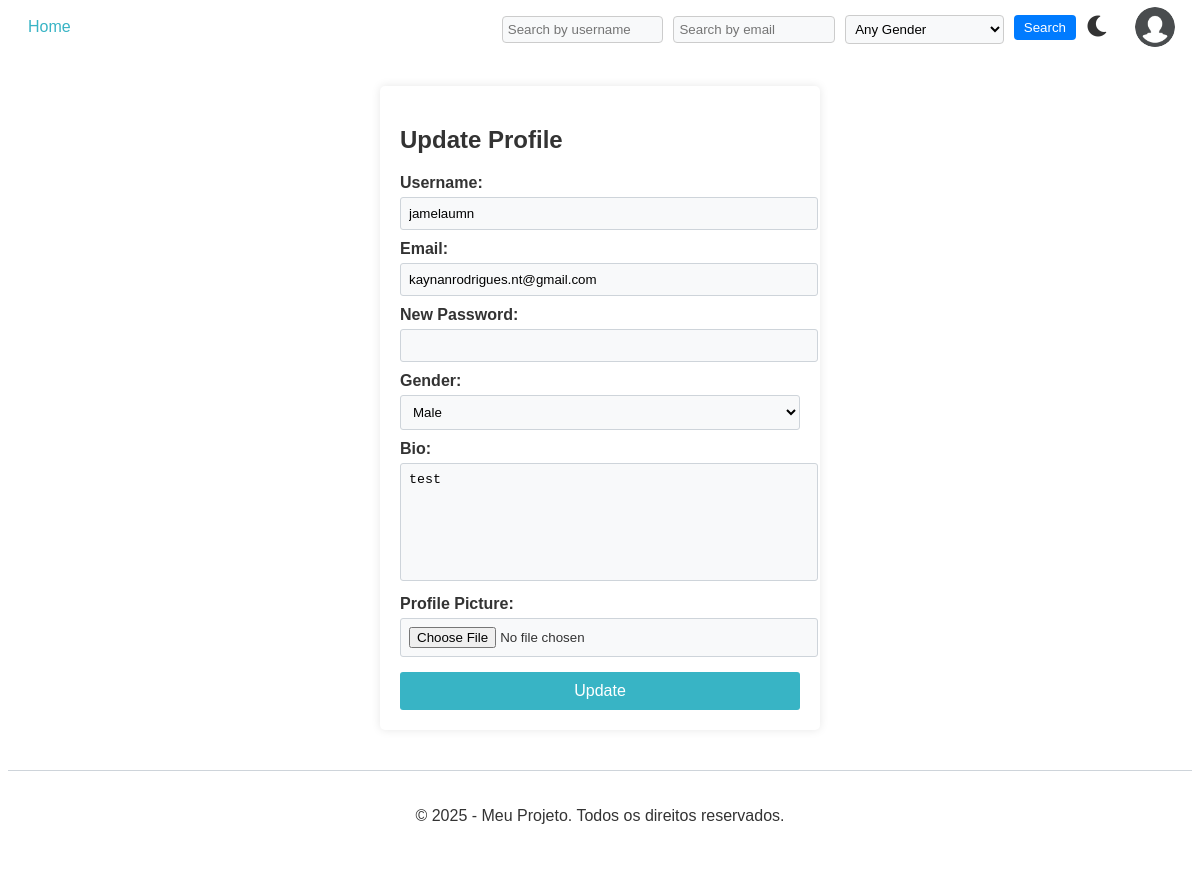
The page /account/update/ (signed in) on the database its author committed.
### account/models.py (models this page shows, shortened)
class CustomUser(AbstractUser):
    GENDER_CHOICES = [
        ('M', 'Masculino'),
        ('F', 'Feminino'),
        ('O', 'Outro'),
    ]
    birth_date = models.DateField(null=True, blank=True, verbose_name="birthDay")
    profile_picture = models.ImageField(
        upload_to='profile_pics/',
        blank=True,
        null=True,
        default='profile_pics/default-avatar.png',
        verbose_name="Profile Picture"
    )
    bio = models.TextField(max_length=500, blank=True, verbose_name="Biografy")
    gender = models.CharField(max_length=1, choices=GENDER_CHOICES, null=True, blank=True, verbose_name="Sex")
    modified_at = models.DateTimeField(auto_now=True, verbose_name="Modification Data")
    groups = models.ManyToManyField(Group, related_name="custom_user_groups", blank=True)
    user_permissions = models.ManyToManyField(Permission, related_name="custom_user_permissions", blank=True)

### account/views.py (the view, shortened to what this page needs)
# urls.py: path('update/', views.update_user, name='update'),
@login_required
@require_http_methods(["GET", "POST"])
def update_user(request):
    if request.method == 'GET':
        return render(request, 'account/update.html')

### templates/account/update.html (shortened to what this page needs)
{% extends 'base.html' %}
{% block main %}
<div class="form-container">
    <h2>Update Profile</h2>
    <form method="POST" enctype="multipart/form-data" action="{% url 'account:update' %}">
        <label for="username">Username:</label>
        <input type="text" id="username" name="username" value="{{ user.username }}" required>
        <label for="email">Email:</label>
        <input type="email" id="email" name="email" value="{{ user.email }}" required>
        <label for="password">New Password:</label>
        <input type="password" id="password" name="password">
        <label for="gender">Gender:</label>
        <select id="gender" name="gender">
            <option value="M" {% if user.gender == 'M' %}selected{% endif %}>Male</option>
        </select>
        <label for="bio">Bio:</label>
        <textarea id="bio" name="bio" maxlength="500">{{ user.bio }}</textarea>
        <label for="profile_picture">Profile Picture:</label>
        <input type="file" id="profile_picture" name="profile_picture">
        <button class="form-button" type="submit">Update</button>
    </form>
</div>
{% endblock %}

### templates/partials/_header.html (shortened to what this page needs)
{% load static %}
<link rel="stylesheet" href="{% static 'css/navbar.css' %}">
<header>
    <nav>
        <ul class="nav-links">
            <li><a href="{% url 'home' %}">Home</a></li>
        </ul>
        <div class="header-right">
            <form class="search-form" action="{% url 'account:filter_users' %}" method="get">
                <input type="text" name="username" placeholder="Search by username">
                <input type="text" name="email" placeholder="Search by email">
                <select name="gender">
                    <option value="">Any Gender</option>
                </select>
                <button type="submit">Search</button>
            </form>
            <button class="toggle-theme" onclick="toggleDarkMode()">
                <i class="fas fa-moon" id="moon-icon"></i>
            </button>
            {% if request.user.is_authenticated %}
                <div class="user-menu">
                    <button class="user-icon" onclick="toggleUserMenu()">
                        {% if request.user.profile_picture and request.user.profile_picture.url %}
                            <img src="{{ request.user.profile_picture.url }}" alt="User Avatar" class="user-avatar">
                        {% else %}
                            <img src="{% static 'profile_pics/default-avatar.png' %}" alt="User Avatar" class="user-avatar">
                        {% endif %}
                    </button>
                </div>
            {% endif %}
        </div>
    </nav>
</header>

### static/css/main.css (style rules this page uses)
:root { --background-light: #ffffff; --text-light: #333333; --background-dark: #1e1e1e; --text-dark: #ffffff; --primary-color: #38b4c5; --secondary-color: #6c757d; --error-color: #dc3545; --input-bg-light: #f8f9fa; --input-bg-dark: #333333; --input-border-light: #ced4da; --input-border-dark: #555555; }
body { background-color: var(--background-light); color: var(--text-light); font-family: Arial, sans-serif; transition: background-color 0.3s, color 0.3s; }
.search-form { display: flex; align-items: center; gap: 10px; }
.search-form input, .search-form select { padding: 5px; border: 1px solid #ccc; border-radius: 4px; }
.search-form button { padding: 5px 10px; background-color: #007bff; color: white; border: none; border-radius: 4px; cursor: pointer; }

### static/css/user-form.css (style rules this page uses)
.form-container { max-width: 400px; margin: 40px auto; padding: 20px; border-radius: 5px; background-color: var(--background-light); box-shadow: 0 0 10px rgba(0, 0, 0, 0.1); transition: background-color 0.3s; }
label { display: block; font-weight: bold; margin-top: 10px; }
input, select, textarea { width: 100%; padding: 8px; margin-top: 5px; border-radius: 3px; border: 1px solid var(--input-border-light); background-color: var(--input-bg-light); transition: background-color 0.3s, border 0.3s; }
textarea { resize: none; height: 100px; }
.form-button { background-color: var(--primary-color); color: white; padding: 10px; border: none; cursor: pointer; margin-top: 15px; width: 100%; border-radius: 3px; font-size: 1em; }

### static/css/navbar.css (style rules this page uses)
header { display: flex; justify-content: space-between; align-items: center; padding: 10px 20px; background-color: var(--background-light); transition: background-color 0.3s; }
nav { display: flex; justify-content: space-between; width: 100%; align-items: center; }
.nav-links { display: flex; gap: 15px; list-style: none; margin: 0; padding: 0; align-items: center; }
.nav-links li a { text-decoration: none; color: var(--primary-color); }
.header-right { display: flex; align-items: center; gap: 10px; position: absolute; right: 20px; }
.toggle-theme { background: none; border: none; cursor: pointer; font-size: 1.5rem; color: inherit; padding: 0; margin-right: 10px; }
#moon-icon, #sun-icon { transition: opacity 0.3s ease; }
.user-menu { position: relative; }
.user-icon { position: relative; display: flex; align-items: center; justify-content: center; width: 50px; height: 50px; border-radius: 50%; background: transparent; border: none; }
.user-avatar { width: 40px; height: 40px; border-radius: 50%; object-fit: cover; transition: filter 0.3s; }
nav ul { display: flex; align-items: center; gap: 15px; }

### rows shown on the page
CustomUser: user.profile_picture (placeholder picture), username "jamelaumn", email "kaynanrodrigues.nt@gmail.com", gender "Male", bio "test"
